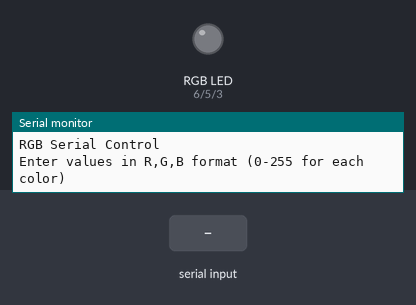
The sketch below on a simulated Arduino Uno, built with avr-gcc and run on an emulated ATmega328P. On the bench: an RGB LED mixed from three pins (HIGH = lit), the last lines printed to the serial monitor. The inputs (shaded band) are chosen by the test bench. Dim RGB values are drawn brighter than linear.

Above: at 1.2 s.
1.3 s: "90,45,200\n" received over Serial
At 2.4 s:
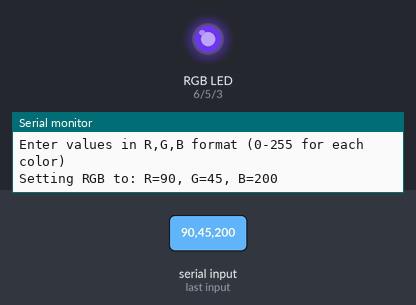
2.8 s: "30,150,10\n" received over Serial
At 3.5 s:
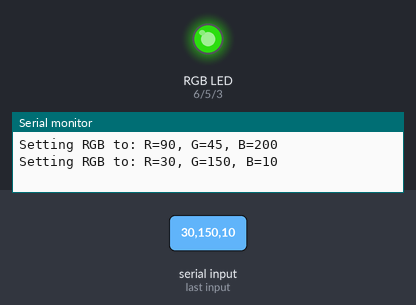
4.3 s: "1,90,45\n" received over Serial
At 4.6 s:
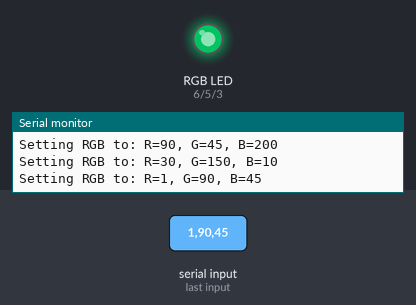
Timing chart, 0 to 7.3 s (numbered marks = the images above; inputs shaded):
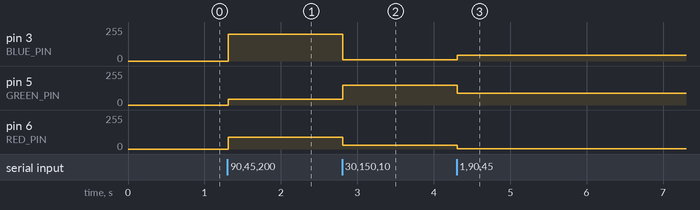

Measured:
- after the input at 1.3 s, pin 3 (BLUE_PIN): 0/255 → 200/255 at once; pin 5 (GREEN_PIN): 0/255 → 45/255 at once; pin 6 (RED_PIN): 0/255 → 90/255 at once
- after the input at 2.8 s, pin 3 (BLUE_PIN): 200/255 → 10/255 at once; pin 5 (GREEN_PIN): 45/255 → 150/255 at once; pin 6 (RED_PIN): 90/255 → 30/255 at once
- after the input at 4.3 s, pin 3 (BLUE_PIN): 10/255 → 45/255 at once; pin 5 (GREEN_PIN): 150/255 → 90/255 at once; pin 6 (RED_PIN): 30/255 → 1/255 at once

The sketch:

178.ino
```cpp
// Define the RGB LED pin numbers on the DFRobot Accessory Shield
#define RED_PIN 6   // Pin connected to the Red LED
#define GREEN_PIN 5 // Pin connected to the Green LED
#define BLUE_PIN 3  // Pin connected to the Blue LED

void setup() {
  // Initialize RGB LED pins as outputs
  pinMode(RED_PIN, OUTPUT);
  pinMode(GREEN_PIN, OUTPUT);
  pinMode(BLUE_PIN, OUTPUT);

  // Start serial communication
  Serial.begin(9600);
  Serial.println("RGB Serial Control");
  Serial.println("Enter values in R,G,B format (0-255 for each color)");
}

void loop() {
  // Check if data is available on the Serial Monitor
  if (Serial.available()) {
    String input = Serial.readStringUntil('\n');  // Read until newline
    input.trim();  // Remove any leading/trailing whitespace

    // Parse the input
    int comma1 = input.indexOf(',');  // Find the first comma
    int comma2 = input.indexOf(',', comma1 + 1);  // Find the second comma

    if (comma1 > 0 && comma2 > 0) {
      // Extract RGB values as substrings and convert them to integers
      int red = input.substring(0, comma1).toInt();
      int green = input.substring(comma1 + 1, comma2).toInt();
      int blue = input.substring(comma2 + 1).toInt();

      // Check if the values are within range (0-255)
      if (red >= 0 && red <= 255 && green >= 0 && green <= 255 && blue >= 0 && blue <= 255) {
        // Set the RGB LED color
        setColor(red, green, blue);

        // Provide feedback to the Serial Monitor
        Serial.print("Setting RGB to: ");
        Serial.print("R=");
        Serial.print(red);
        Serial.print(", G=");
        Serial.print(green);
        Serial.print(", B=");
        Serial.println(blue);
      } else {
        Serial.println("Error: RGB values must be between 0 and 255.");
      }
    } else {
      Serial.println("Error: Please enter values in R,G,B format.");
    }
  }
}

// Function to set RGB color
void setColor(int red, int green, int blue) {
  analogWrite(RED_PIN, red);
  analogWrite(GREEN_PIN, green);
  analogWrite(BLUE_PIN, blue);
}
```
